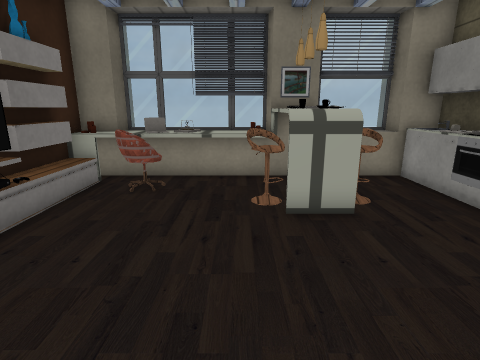
view 1 (above)

15 first-person views from a walk through a 3-D level made in the Unity game engine. The camera is 1.2 m above the floor, tilts 14° down and sees 80° across. Doors are open. The floor is counted in squares, 0.5 m on a side. Each view is taken from the middle of a square. On the plan, view 1 faces up. The plan holds only what a view shows up to about 18 squares ahead; the rest is blank. Some animated figures are left out. Some surface patterns are stand-ins.

view 2
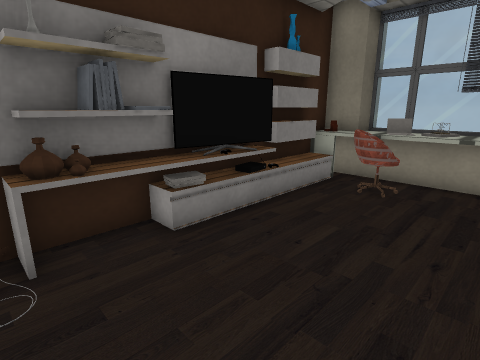

view 3
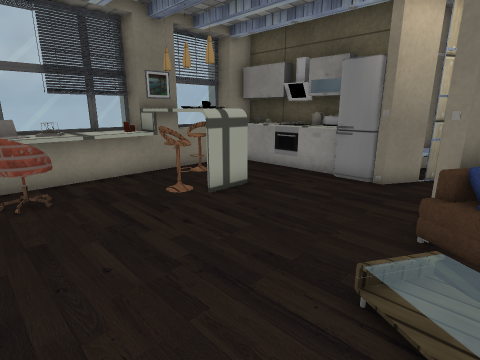

view 4
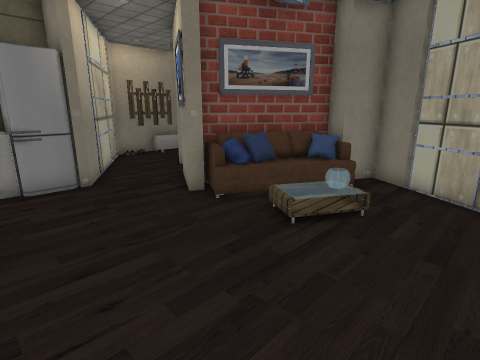

view 5
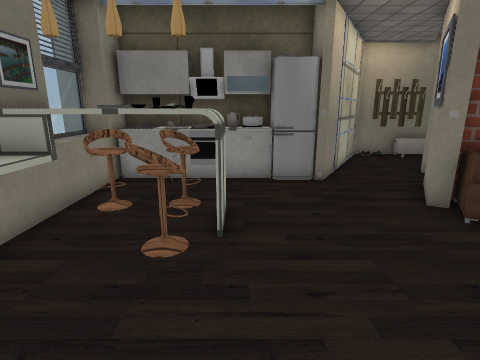

view 6
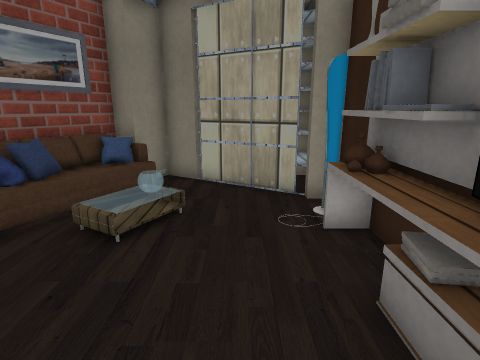

view 7
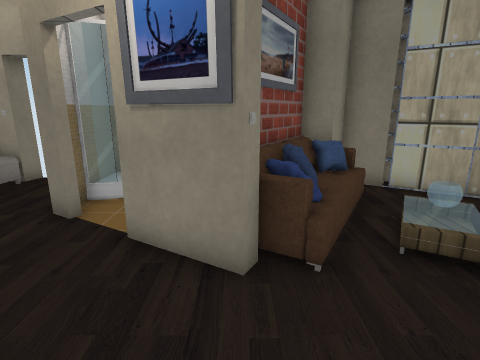

view 8
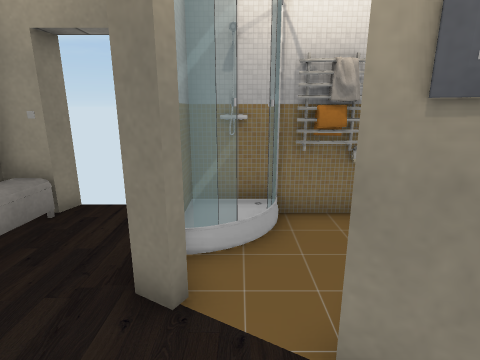

view 9
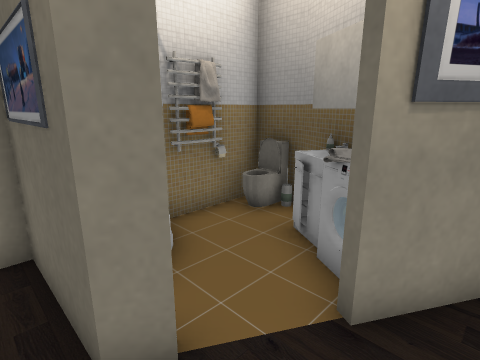

view 10
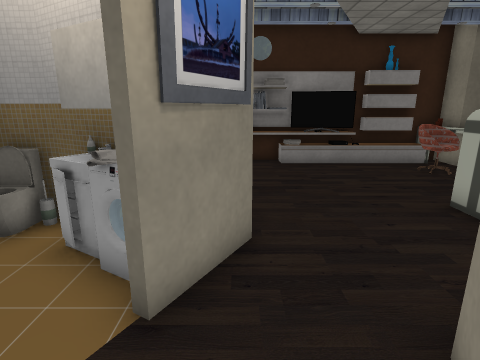

view 11
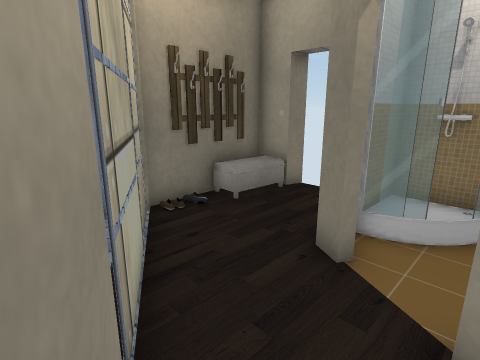

view 12
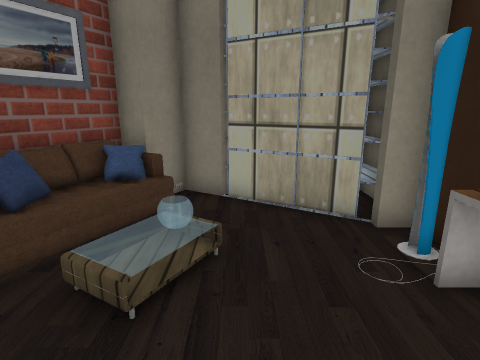

view 13
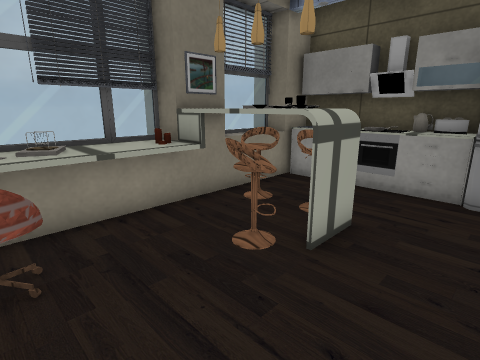

view 14
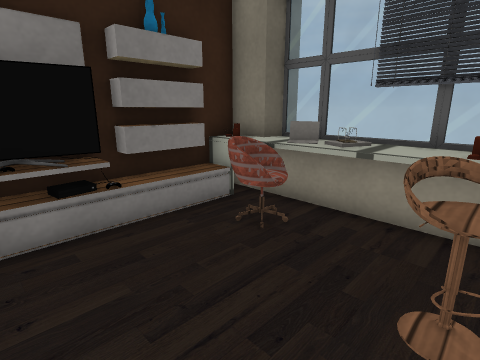

view 15
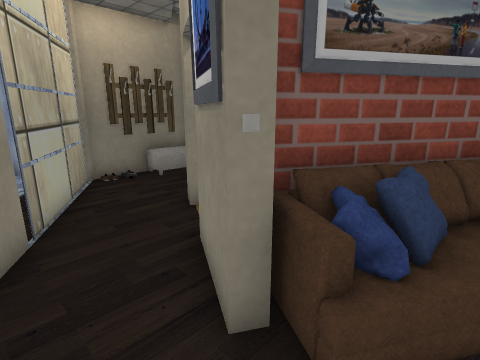

### Floor plan
Points are (right, up) in squares from view 1. A wall is a line through its corners. A room is listed if a view was taken in it or the views show most of it. See-through windows are left out.
Room 1 (views 1, 2, 3, 4, 5, 6, 7, 8, 11, 12, 13, 14, 15)
walls: (3.2, 0.5) (2.7, 0.8) (3, 1.2) (5.2, -0.1); (-5.5, 6.1) (-5.5, 0.4); (1.1, 10.3) (1, 11) (-4.2, 11) (-4.3, 10.4); (6.4, 4.9) (6.4, 6.9); (-5.1, 8.9) (-5.1, 6.6) (-5.8, 6.6); (6.9, 2.4) (5.7, 3.1) (5.7, 3.5); (7.1, 4.7) (7.1, 10.3); (6.7, 6.6) (6.7, 7.7); (6.4, 7.5) (6.4, 10.3); (1.2, -3.7) (3.5, 0.3); (-5.7, 10.4) (-5.7, -1.5) (-4.7, -1.5); (-1.9, -4.5) (-1.5, -3.8) (-0.3, -4.4) (0.4, -3.2); (5.5, 11) (3.2, 11); (-4.2, 11.9) (-4.2, 11.2); (-5.5, -4.4) (-5, -4.4)
low walls: (1.8, 1.2) (3.4, 0.2); (-4.8, 4.5) (-4.8, 3.4); (-4.8, 6.1) (-4.8, 5.4); (2.3, -0.8) (2.7, -0.1); (2.4, -0.9) (2.5, 0.2) (3.1, 0.1); (-4.6, 0.4) (-5.8, 0.4); (5.9, 4.9) (5.9, 9.5); (1.5, -1.8) (2, -1.2); (-5.1, 0.5) (-4.6, 0.5); (1, -2.3) (1.5, -1.9); (1.4, -2.3) (1.6, -1.3); (1, -2.5) (1.3, -1.9); (6.1, 7.7) (6, 8.6); (5.5, 10.3) (3.4, 10.3)
ways out: open door at (5.5, 0) to room 3
objects: locker (-6, -4) to (-5, -3); lamp (-5, -1); vase (-5, 1); books (-5, 2); books (-5, 3); other object (-5, 10); railing (-4, -3) to (-2, -2); chair (-4, 8) to (-3, 9); table (-4, 10) to (-3, 11); other object (-3, 10); locker (-2, -4); table (-2, 9) to (1, 10); books (-2, 10); pillow (0, -3); stool (0, 7) to (1, 8); other object (0, 10) to (1, 10); table (1, 6) to (3, 7); pillow (2, 0); books (2, 9); table (2, 10); stool (3, 7) to (4, 8); stool (3, 9) to (3, 10); oven (6, 7)
Room 2 (views 9, 10)
walls: (6.7, -1) (7.4, -1.4) (7.4, -4.5); (10.1, -5.1) (10.3, -4.4) (11.4, -4.4) (11.4, -0.3) (11, 0)
low walls: (10.2, -4.2) (10.3, -3.5)
ways out: open door at (9, -5)
objects: railing (8, 1) to (10, 2); locker (9, 2) to (10, 3)
Room 3 (no view inside)
walls: (2.7, -1.7) (1.9, -2.9) (1.9, -4.4) (7.1, -4.4) (7.1, -2)
low walls: (4.4, -0.5) (4, -1.2)
ways out: open door at (5.5, 0) to room 1
objects: other object (3, -2) to (4, -2); heater (4, -4); shower (5, -4) to (6, -3); shower (6, -4)

Positions as (right, up) in squares from view 1, and headings:
1: (0, 0), facing up
2: (0, 0), facing up-left
3: (-4, 0), facing up-right
4: (-4, 6), facing down-right
5: (-4, 6), facing right
6: (-3, 6), facing down
7: (3, 5), facing down
8: (6, 2), facing down
9: (8, 1), facing down-left
10: (8, 1), facing left
11: (5, 3), facing down-right
12: (-2, 4), facing down
13: (-3, 4), facing up-right
14: (1, 4), facing up-left
15: (1, 3), facing down-right
